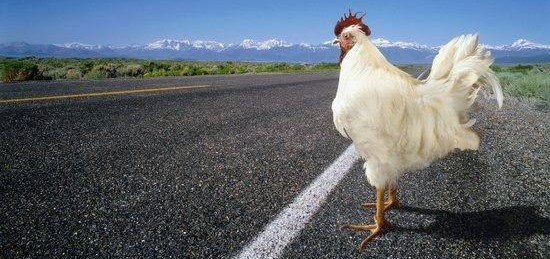
#> input picture Labo0 Intro/img/chicken.jpg, 550 x 259 px, given in place of building.png, which was not available
$ python Labo2.py   (older library calls are emulated)
#> lines starting #> are read from the running program, lines starting #| are printed output that depends on the picture; pictures that were not available may be replaced by others from this repository, and a replacement may not be noted
import cv2
import numpy as np
import matplotlib.pyplot as plt


def addName(image, name="Lorin Speybrouck"):
    cv2.putText(
        image,
        name,
        (10, image.shape[0] - 15),
        cv2.FONT_ITALIC,
        0.5,
        (0, 0, 0),
        3,
        cv2.LINE_AA,
    )
    image = cv2.putText(
        image,
        name,
        (10, image.shape[0] - 15),
        cv2.FONT_ITALIC,
        0.5,
        (255, 255, 255),
        1,
        cv2.LINE_AA,
    )
    return image


def save_row(images: list, names: list, filename="out/temp.png"):
    fig, axes = plt.subplots(1, len(images), figsize=(10, 5))
    for i, (image, name) in enumerate(zip(images, names)):
        axes[i].imshow(image, cmap="gray")
        axes[i].axis("off")
        axes[i].set_title(name)
    plt.tight_layout(pad=2)
    plt.savefig(filename)
    cv2.imwrite(filename, addName(cv2.imread(filename)))


def plot_row(images: list):
    fig, axes = plt.subplots(1, len(images), figsize=(20, 5))
    for i, image in enumerate(images):
        axes[i].imshow(image, cmap="gray")
        axes[i].axis("off")
    plt.show()


def showFilter(name, f):
    cv2.imshow(name, 0.5 * f / f.max() + 0.5)
    cv2.imwrite(name + " . png ", 255 * (0.5 * f / f.max() + 0.5))


def rgb_image(image):
    return cv2.cvtColor(image, cv2.COLOR_BGR2RGB)


# -- assignment 1 --
# Calculate the vertical first-order derivative using sobel operator
building = cv2.imread("img/building.png", cv2.IMREAD_GRAYSCALE)
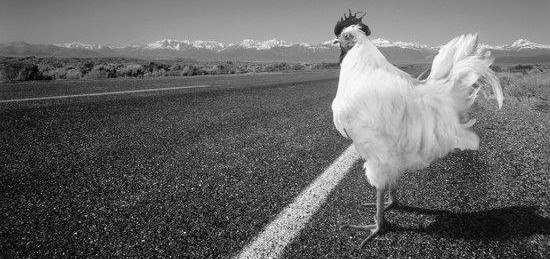
#> building: shape (259, 550); min 0, max 255, mean 101.7
sobel_vertical = cv2.Sobel(building, cv2.CV_64F, 0, 1, ksize=3)
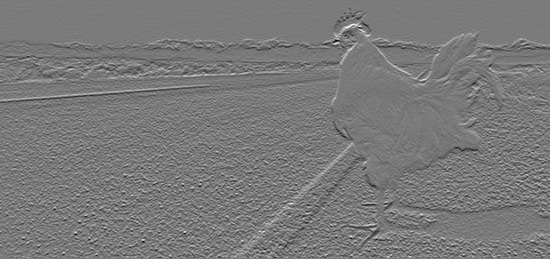
#> sobel_vertical: shape (259, 550) float64; min -643, max 700, mean -2.1; drawn with min black and max white
abs_sobel_vertical = cv2.convertScaleAbs(sobel_vertical)
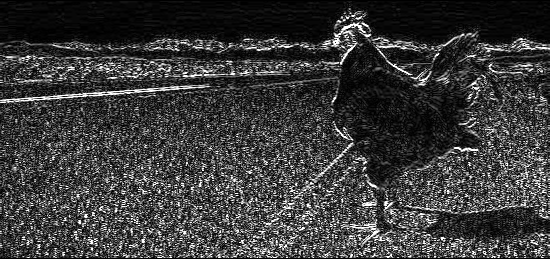
#> abs_sobel_vertical: shape (259, 550); min 0, max 255, mean 59.1
cv2.imwrite("out/assignment1.png", addName(abs_sobel_vertical))
#> in addName, `image = cv2.putText( image, name, (10, image.shape[0] - 15), cv2.FONT_..`:
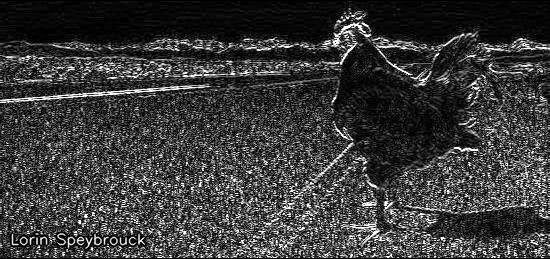
#> image: shape (259, 550); min 0, max 255, mean 59


# -- assignment 2 --
# Create a 15x15 DoG filter
def create_dog(ksize: int, sigma_1: float, sigma_2: float, angle: float, filename: str):
    gaussian_1D_1 = cv2.getGaussianKernel(ksize, sigma_1)
    matrix = np.zeros((15, 15))
    matrix[7] = gaussian_1D_1.T

    gaussian_1D_2 = cv2.getGaussianKernel(ksize, sigma_2)
    elliptical_2D_Gaussian = cv2.filter2D(matrix, -1, gaussian_1D_2)

    sobel_vertical = cv2.Sobel(elliptical_2D_Gaussian, cv2.CV_64F, 0, 1, ksize=3)

    rotation_matrix = cv2.getRotationMatrix2D((7, 7), angle, 1)
    DOG = cv2.warpAffine(
        sobel_vertical, rotation_matrix, (matrix.shape[1], matrix.shape[0])
    )

    save_row(
        [matrix, elliptical_2D_Gaussian, sobel_vertical, DOG],
        ["1D Gaussian", "Elliptical Gaussian", "Sobel filtered", "Rotated"],
        filename,
    )
#> in save_row, `plt.savefig(filename)`:
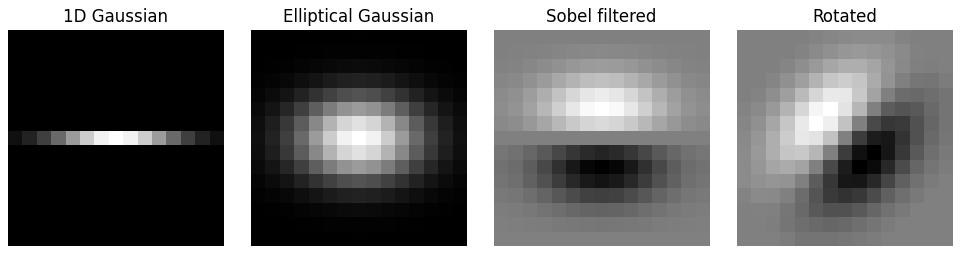
#> figure drawn by matplotlib, 4 panels
    return DOG


#> (the run stopped early here; a loop or call above may not have finished)
